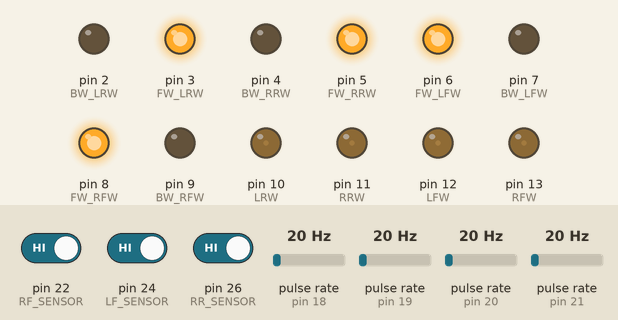
The sketch below on a simulated Arduino Mega 2560, built with avr-gcc and run on an emulated ATmega2560. On the bench: output pins drawn as LEDs (lit = HIGH). Wiring (inferred from the names in the program): 4 × pulse sensor: data pin 18 / data pin 19 / data pin 20 / data pin 21. The inputs (shaded band) are chosen by the test bench; at power-on: pulse rate (sensors on pin 18, pin 19, pin 20, pin 21) 20 Hz, pin 22 (RF_SENSOR) HIGH, pin 24 (LF_SENSOR) HIGH, pin 26 (RR_SENSOR) HIGH. What the sketch prints to the serial monitor is not drawn.

Above: at 1.2 s.
1.3 s: pulse rate (sensor on pin 18) set to 150 Hz
4.3 s: pin 22 (RF_SENSOR) driven LOW
At 4.54 s:
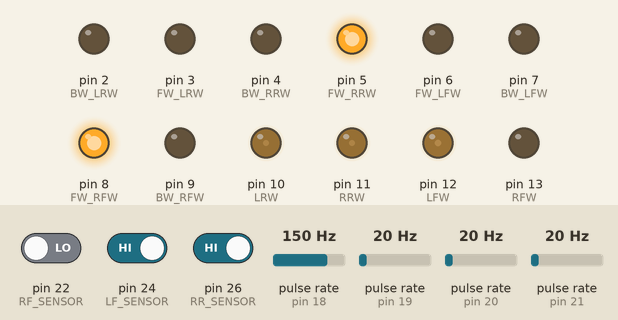
7.3 s: pulse rate (sensor on pin 19) set to 150 Hz
10.3 s: pulse rate (sensor on pin 20) set to 50 Hz
13.3 s: pulse rate (sensor on pin 21) set to 150 Hz
At 16.27 s:
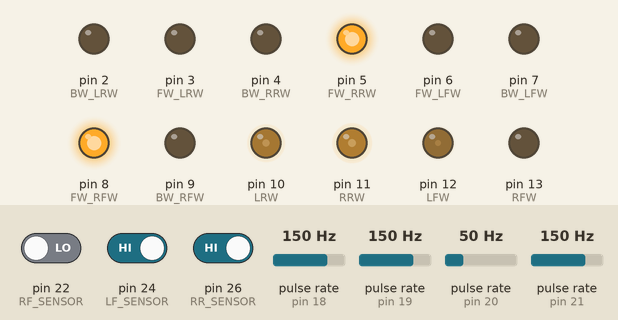
16.3 s: pin 24 (LF_SENSOR) driven LOW
At 16.86 s:
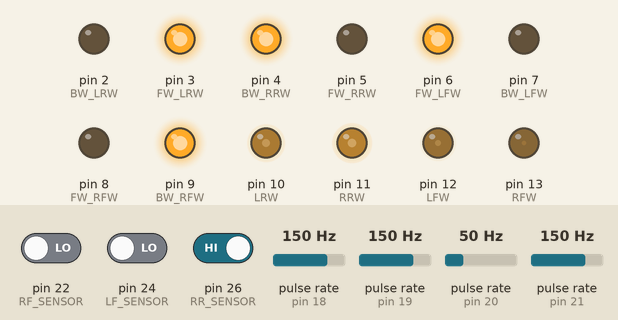
Timing chart, 0 to 22.1 s (numbered marks = the images above; inputs shaded):
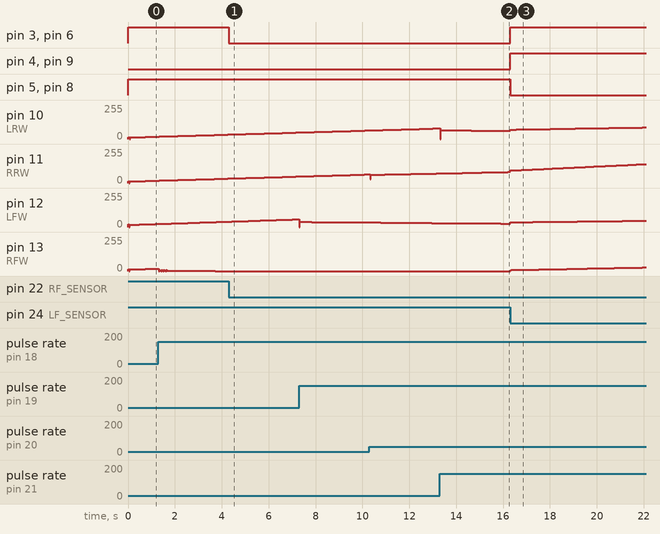

Measured:
- after the input at 4.3 s, pin 3 (FW_LRW), pin 6 (FW_LFW): HIGH → LOW at once
- after the input at 16.3 s, pin 3 (FW_LRW), pin 4 (BW_RRW), pin 6 (FW_LFW), pin 9 (BW_RFW): LOW → HIGH at once; pin 5 (FW_RRW), pin 8 (FW_RFW): HIGH → LOW at once; pin 13 (RFW): moves from 0/255 to 27/255 over 5.6 s, starting at once

The sketch:

firmware.ino
```cpp
/*
    ARDUINO BASE FIRMWARE FOR
    RES-Q BOT
    AUTHORS: SAUL, JORGE, PETER, HEBER.

*/
#include <PID_v1.h>
//0#inclue <Servo.h>
#include "constantes.h"


bool G_FLAG = false;
/* PID - OBJECTS FROM PID LIBRARY */
PID RFW_PID(&RPM_RFW, &PWM_RFW, &SetRPM_RFW, kp, ki, kd, DIRECT);
PID LFW_PID(&RPM_LFW, &PWM_LFW, &SetRPM_LFW, 0.95, 0.35, 0.11, DIRECT);
PID RRW_PID(&RPM_RRW, &PWM_RRW, &SetRPM_RRW, kp, ki, kd, DIRECT);
PID LRW_PID(&RPM_LRW, &PWM_LRW, &SetRPM_LRW, kp, ki, kd, DIRECT);

void setup() {
  Serial.begin(115200);
  /* CONFIG INPUT PULLUPS FOR INTERRUPTIONS */
  pinMode(ENC_RFW, INPUT_PULLUP);
  pinMode(ENC_LFW, INPUT_PULLUP);
  pinMode(ENC_RRW, INPUT_PULLUP);
  pinMode(ENC_LRW, INPUT_PULLUP);
  /* ATTACHING PINS TO INTERRUPTION SUB ROUTINE*/
  attachInterrupt(digitalPinToInterrupt(ENC_RFW), ISRENC_RFW, RISING);
  attachInterrupt(digitalPinToInterrupt(ENC_LFW), ISRENC_LFW, RISING);
  attachInterrupt(digitalPinToInterrupt(ENC_RRW), ISRENC_RRW, RISING);
  attachInterrupt(digitalPinToInterrupt(ENC_LRW), ISRENC_LRW, RISING);
  /* CONFIG OUTPUT PWM PINS */
  pinMode(RFW, OUTPUT);
  pinMode(LFW, OUTPUT);
  pinMode(RRW, OUTPUT);
  pinMode(LRW, OUTPUT);
  /* CONFIG OUTPUT DIRECTION CONTROL PINS */
  pinMode(FW_RFW, OUTPUT);
  pinMode(BW_RFW, OUTPUT);

  pinMode(FW_LFW, OUTPUT);
  pinMode(BW_LFW, OUTPUT);

  pinMode(FW_RRW, OUTPUT);
  pinMode(BW_RRW, OUTPUT);

  pinMode(FW_LRW, OUTPUT);
  pinMode(BW_LRW, OUTPUT);


  // MOVE FORDWARD
  FW_ALL();
  /*CONFIG PID OBJECTS OF THE WHEELS */

  //FREQUENCY (ms) THAT THE PID CALCULATES
  //THE PWM FOR EACH WHEEL (#20MS)
  RFW_PID.SetSampleTime(SAMPLETIME);
  LFW_PID.SetSampleTime(SAMPLETIME);
  RRW_PID.SetSampleTime(SAMPLETIME);
  LRW_PID.SetSampleTime(SAMPLETIME);
  //TURNING ON THE PID'S
  RFW_PID.SetMode(AUTOMATIC);
  LFW_PID.SetMode(AUTOMATIC);
  RRW_PID.SetMode(AUTOMATIC);
  LRW_PID.SetMode(AUTOMATIC);

  /* CONFIG SENSORS PINS */
  pinMode(RF_SENSOR, INPUT_PULLUP);
  pinMode(LF_SENSOR, INPUT_PULLUP);
  pinMode(RR_SENSOR, INPUT_PULLUP);
  pinMode(LR_SENSOR, INPUT_PULLUP);

  //Serial.println('All good, lets go');
  analogWrite(LFW, 98);
  analogWrite(LRW, 64);
  analogWrite(RFW, 64);
  analogWrite(RRW, 64);
}

void loop() {

  //STOP();
  /* POLLING SENSOR PINS */
  if (G_FLAG){
    if (!digitalRead(RR_SENSOR)){
          G_FLAG = false;
          STOP();
          delay(2000);
          RFW_PID.Compute();
          LFW_PID.Compute();
          RRW_PID.Compute();
          LRW_PID.Compute();
      }
  }
  else {
    if (!digitalRead(RF_SENSOR)) {
        Serial.println("Sensor frontal derecho");
        LEFT_TURN();
        if (!digitalRead(LF_SENSOR)) {
          GIRO_RIGHT();
          G_FLAG = true;
        }
    } else if (!digitalRead(LF_SENSOR)) {
        Serial.println("Sensor frontal izquierdo");
        RIGHT_TURN();
        if (!digitalRead(RF_SENSOR)) {
          GIRO_RIGHT();
          G_FLAG = true;
        }
    } else {
        Serial.println("TODO PARA ADELANTE");
        FW_ALL();
      }
  }

  /* CALCULATE PWM WITH PID */
  //FW_ALL();
  RFW_PID.Compute();
  LFW_PID.Compute();
  RRW_PID.Compute();
  LRW_PID.Compute();


  /* CHANGING PWM VALUE OF WHELS */

  analogWrite(LFW, PWM_LFW);
  analogWrite(LRW, PWM_LRW);
  analogWrite(RFW, PWM_RFW);
  analogWrite(RRW, PWM_RRW);

  /*Serial DEBUG*/
  //Serial.println(RPM_LFW); //cambiar variabels
  //Serial.println(RPM_LRW);  No me acuerdo
  //Serial.println(RPM_RFW);  Si esta bueno
  //Serial.println(RPM_RRW);  cacho ajuste
}


/* FUNCTION TO CONTROL THE DIRECTION OF THE WHEELS */
void STOP() {
  SetRPM_RFW = 0;
  SetRPM_RRW = 0;
  SetRPM_LFW = 0;
  SetRPM_LRW = 0;
  //LOW BACKWARD
  digitalWrite(BW_LFW, LOW);
  digitalWrite(BW_LRW, LOW);
  digitalWrite(BW_RFW, LOW);
  digitalWrite(BW_RRW, LOW);
  //LOW FORDWARD
  digitalWrite(FW_LFW, LOW);
  digitalWrite(FW_LRW, LOW);
  digitalWrite(FW_RFW, LOW);
  digitalWrite(FW_RRW, LOW);
}

void FW_ALL() {
  SetRPM_RFW = 20;
  SetRPM_RRW = 20;
  SetRPM_LFW = 20;
  SetRPM_LRW = 20;
  //LOW BACKWARD
  digitalWrite(BW_LFW, LOW);
  digitalWrite(BW_LRW, LOW);
  digitalWrite(BW_RFW, LOW);
  digitalWrite(BW_RRW, LOW);
  //HIGH FORDWARD
  digitalWrite(FW_LFW, HIGH);
  digitalWrite(FW_LRW, HIGH);
  digitalWrite(FW_RFW, HIGH);
  digitalWrite(FW_RRW, HIGH);
}

void BW_ALL() {
  //LOW FORDWARD
  digitalWrite(FW_LFW, LOW);
  digitalWrite(FW_LRW, LOW);
  digitalWrite(FW_RFW, LOW);
  digitalWrite(FW_RRW, LOW);
  //HIGH BACKWARD
  digitalWrite(BW_LFW, HIGH);
  digitalWrite(BW_LRW, HIGH);
  digitalWrite(BW_RFW, HIGH);
  digitalWrite(BW_RRW, HIGH);
}
//FORDWARD TURNS
void LEFT_TURN() {
  //LOW BACKWARD
  digitalWrite(BW_LFW, LOW);
  digitalWrite(BW_LRW, LOW);
  digitalWrite(BW_RFW, LOW);
  digitalWrite(BW_RRW, LOW);
  //LOW FORDWARD LEFT WHEELS
  digitalWrite(FW_LFW, LOW);
  digitalWrite(FW_LRW, LOW);
  //HIGH FORDWARD RIGHT WHEELS
  digitalWrite(FW_RFW, HIGH);
  digitalWrite(FW_RRW, HIGH);
}

void RIGHT_TURN() {
  //LOW BACKWARD
  digitalWrite(BW_LFW, LOW);
  digitalWrite(BW_LRW, LOW);
  digitalWrite(BW_RFW, LOW);
  digitalWrite(BW_RRW, LOW);
  //LOW FORDWARD RIGHT WHEELS
  digitalWrite(FW_RFW, LOW);
  digitalWrite(FW_RRW, LOW);
  //HIGH FORDWARD LEFT WHEELS
  digitalWrite(FW_LFW, HIGH);
  digitalWrite(FW_LRW, HIGH);
}

void GIRO_RIGHT() {
  SetRPM_RFW = 35;
  SetRPM_RRW = 35;
  //LOW BACKWARD
  digitalWrite(BW_LFW, LOW);
  digitalWrite(BW_LRW, LOW);
  digitalWrite(BW_RFW, HIGH);
  digitalWrite(BW_RRW, HIGH);
  //LOW FORDWARD RIGHT WHEELS
  digitalWrite(FW_RFW, LOW);
  digitalWrite(FW_RRW, LOW);
  //HIGH FORDWARD LEFT WHEELS
  SetRPM_LFW = 30;
  SetRPM_LRW = 33;
  digitalWrite(FW_LFW, HIGH);
  digitalWrite(FW_LRW, HIGH);
}

/* INTERRUPT SUB ROUTINES */

void ISRENC_RFW() {     // ISR FOR RIGHT FRONT WHEEL

  long t = micros() - last_RFW;
  RPM_RFW = (60000000) / (t * 370);    //CONVERT 1 REVOLUTION IN RPM
  last_RFW = micros();

}
void ISRENC_LFW() {     // ISR FOR LEFT FRONT WHEEL

  long t = micros() - last_LFW;
  RPM_LFW = (60000000) / (t * 370);
  last_LFW = micros();

}
void ISRENC_RRW() {     // ISR FOR RIGHT REAR WHEEL

  long t = micros() - last_RRW;
  RPM_RRW = (60000000) / (t * 370);
  last_RRW = micros();

  //Serial.print(RPM_RRW);
  //Serial.print(" , ");
  //Serial.println(t);

}
void ISRENC_LRW() {     // ISR FOR LEFT REAR WHEEL

  long t = micros() - last_LRW;
  RPM_LRW = (60000000) / (t * 370);
  last_LRW = micros();


}
```

constantes.h
```cpp
/* PINS FOR SENSORS */

#define RF_SENSOR 22
#define LF_SENSOR 24
#define RR_SENSOR 26
#define LR_SENSOR 28

/* INTERRUPT PINS FOR ENCODER */

#define ENC_RFW 18      //right front wheel encoder
#define ENC_LFW 19      //left front wheel encoder
#define ENC_RRW 20      //right rear wheel encoder
#define ENC_LRW 21      //left rear wheel encoder

/*PWM PINS FOR CONTROL OF WHEEL */

#define RFW 13   // right front wheel pwm pin
#define LFW 12   // left front wheel pwm pin
#define RRW 11   // right rear wheel pwm pin
#define LRW 10   // left rear wheel pwm pin

/* ENABLE PINS, FORDWARD & BACKWARD MOVEMENT */

#define FW_RFW 8    //FORDWARD - RIGHT FRONT WHEEL
#define BW_RFW 9    //BACKWARD - RIGHT FRONT WHEEL

#define FW_LFW 6    //FORDWARD - LEFT FRONT WHEEL
#define BW_LFW 7    //BACKWARD - LEFT FRONT WHEEL

#define FW_RRW 5    //FORDWARD - RIGTH REAR WHEEL
#define BW_RRW 4    //BACKWARD - RIGHT REAR WHEEL

#define FW_LRW 3   //FORDWARD - LEFT REAR WHEEL
#define BW_LRW 2    //BACKWARD - LEFT REAR WHEEL

/* VOLATILE VARIABLES FOR INTERUPTS */

//RPM VARAIBLES
volatile double RPM_RFW =0;
volatile double RPM_LFW =0;
volatile double RPM_RRW =0;
volatile double RPM_LRW =0;
//LAST MILLIS VARIABLES
volatile long last_RFW=0;
volatile long last_LFW=0;
volatile long last_RRW=0;
volatile long last_LRW=0;

/* PID - CONTROL SYSTEM VARIABLES */
double kp = 0.71;
double ki = 0.31;
double kd = 0.13;
double SetRPM_RFW = 40;
double SetRPM_LFW = 40;
double SetRPM_RRW = 40;
double SetRPM_LRW = 40;

double PWM_RFW=0;
double PWM_LFW=0;
double PWM_RRW=0;
double PWM_LRW=0;

#define SAMPLETIME 20
```
